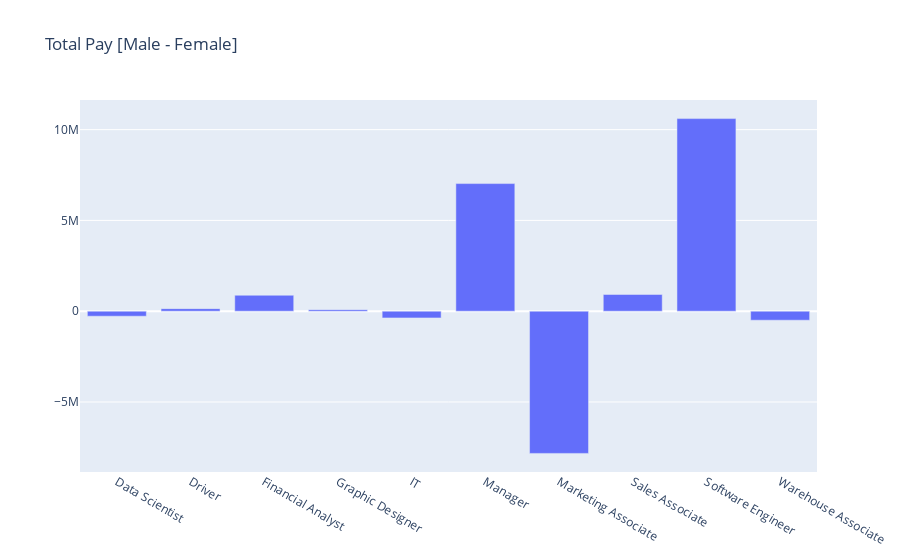

Notebook code cell kept with this figure:
### Code cell
fig = go.Figure(data=[
    go.Bar(name='Difference', x=female.index, y= male['TotalPay'] - female['TotalPay'])
])
# Change the bar mode
fig.update_layout(barmode='group', title='Total Pay [Male - Female]')
fig.show()

### Figure 1 — Plotly figure (JSON) as saved in the notebook; plotly's stock layout.template omitted (floating-point values rounded to 4 significant figures)
{"data": [{"name": "Difference", "type": "bar", "x": ["Data Scientist", "Driver", "Financial Analyst", "Graphic Designer", "IT", "Manager", "Marketing Associate", "Sales Associate", "Software Engineer", "Warehouse Associate"], "y": [-275670, 141723, 879310, 86304, -368876, 7028502, -7831095, 922088, 10607236, -495862]}], "layout": {"barmode": "group", "title": {"text": "Total Pay [Male - Female]"}}}
